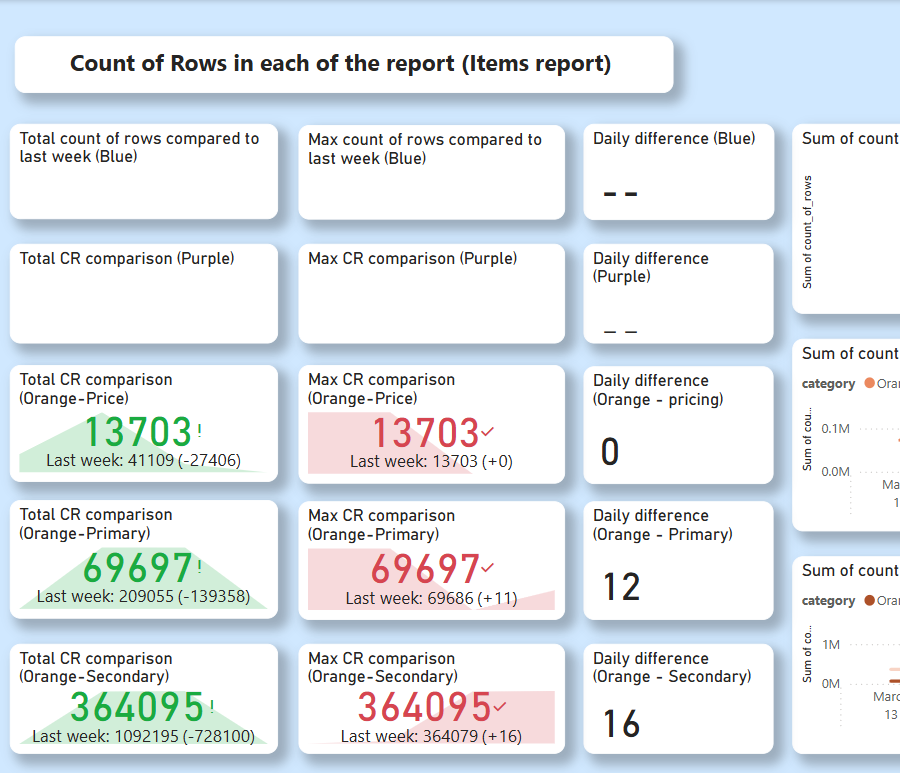
#> input picture PowerBI_SS/analysis_ss/powerbi_dashboard_20250416_161755.png, 900 x 773 px
$ python ocr_temp.py PowerBI_SS/analysis_ss/powerbi_dashboard_20250416_161755.png
#> lines starting #> are read from the running program, lines starting #| are printed output that depends on the picture; after the words box and inside, x2 and y2 are one past the last pixel; in counts of white or black regions, pixels touching at a corner belong together
#> in process_dashboard_image_enhanced, img is the input picture: shape (773, 900, 3); mean B, G, R 236.4, 231.4, 225.2
import cv2
import numpy as np
import pytesseract
import pandas as pd
import re
from PIL import Image
import matplotlib.pyplot as plt
from matplotlib.patches import Rectangle
import io
import os

def detect_grid(image):
    """
    Automatically detect grid cells in the dashboard image

    Args:
        image: OpenCV image object

    Returns:
        List of cell rectangles [x, y, w, h]
    """
    # Convert to grayscale
    gray = cv2.cvtColor(image, cv2.COLOR_BGR2GRAY)
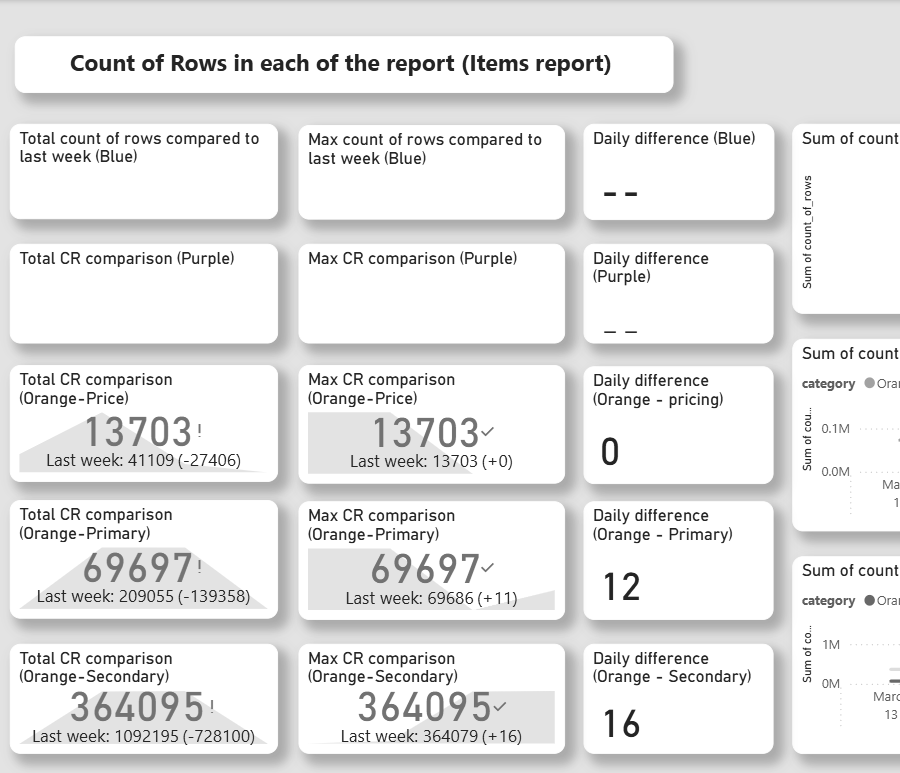
#> gray: shape (773, 900); min 36, max 255, mean 230.1

    # Apply adaptive thresholding
    thresh = cv2.adaptiveThreshold(gray, 255, cv2.ADAPTIVE_THRESH_GAUSSIAN_C,
                                  cv2.THRESH_BINARY_INV, 11, 2)
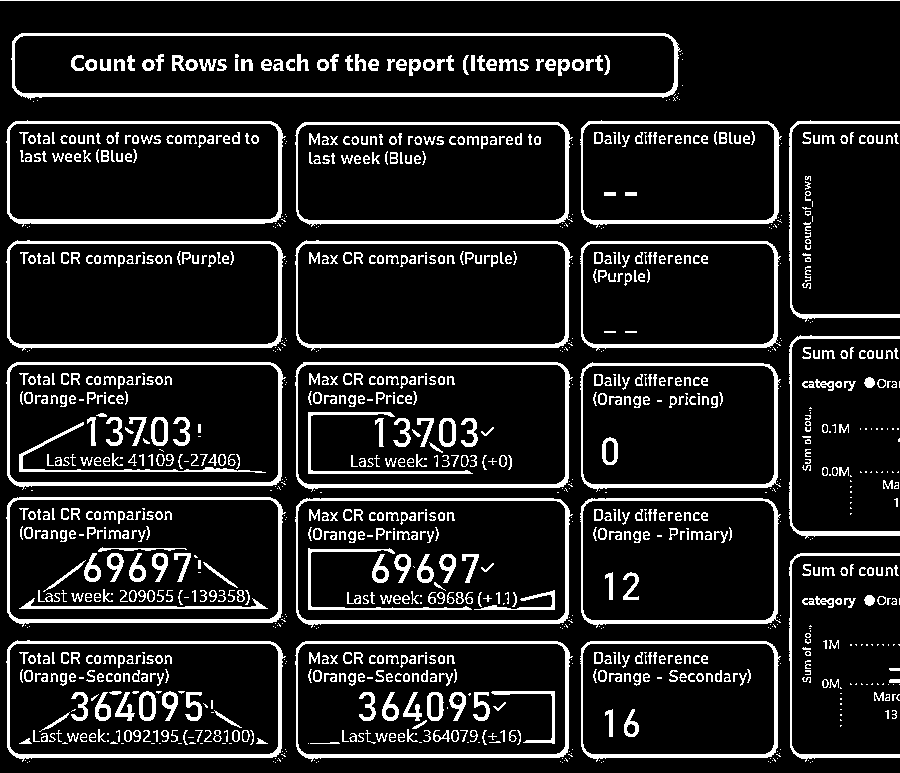
#> thresh: shape (773, 900); 12.7% white; 1162 white regions (428 under 20 px)

    # Find contours
    contours, _ = cv2.findContours(thresh, cv2.RETR_TREE, cv2.CHAIN_APPROX_SIMPLE)
#> contours = 1490 contours, 864 with area under 20; largest, box (x1, y1, x2, y2) and area: (11, 33, 682, 100) 41774, (14, 35, 675, 94) 38160, (6, 497, 286, 627) 34141, (295, 362, 573, 492) 33898, (295, 498, 573, 628) 33879

    # Filter contours by area to find the cells
    min_area = image.shape[0] * image.shape[1] / 30  # Adjust this threshold as needed
#> min_area = 23190
    max_area = image.shape[0] * image.shape[1] / 15
#> max_area = 46380

    cell_contours = []
    for cnt in contours:
        area = cv2.contourArea(cnt)
        if min_area < area < max_area:
            x, y, w, h = cv2.boundingRect(cnt)
            cell_contours.append([x, y, w, h])
#> this loop made 1490 passes
#> (area, x, y, w, h) on passes 149, 150, 248, 249, 455, 503, 504, 595, 596, 797, 847, 848: (31453.5, 295, 641, 278, 121), (29632.5, 297, 643, 269, 112), (31686.5, 6, 640, 280, 122), (29760, 9, 643, 270, 112), (24359, 580, 498, 201, 130), (33879, 295, 498, 278, 130), (32037, 297, 500, 269, 121), (34141, 6, 497, 280, 130), (32172.5, 9, 499, 270, 121), (24172.5, 580, 362, 201, 130), (33898, 295, 362, 278, 130), (32036.5, 297, 364, 269, 121)
#> area on pass 57: 22
#> after the loop, cell_contours = 24 items, first 6: [295, 641, 278, 121], [297, 643, 269, 112], [6, 640, 280, 122], [9, 643, 270, 112], [580, 498, 201, 130], [295, 498, 278, 130]

    # Sort contours by position (top-to-bottom, left-to-right)
    cell_contours.sort(key=lambda x: (x[1], x[0]))

    return cell_contours

def extract_text_from_cell(image, cell):
    """
    Extract text from a single cell using OCR

    Args:
        image: Full dashboard image
        cell: Cell coordinates [x, y, w, h]

    Returns:
        Extracted text from the cell
    """
    x, y, w, h = cell
    cell_img = image[y:y+h, x:x+w]

    # Preprocess for better OCR
    gray = cv2.cvtColor(cell_img, cv2.COLOR_BGR2GRAY)
    _, thresh = cv2.threshold(gray, 150, 255, cv2.THRESH_BINARY)

    # Use Tesseract for OCR
    text = pytesseract.image_to_string(thresh)
    return text

# [121 lines left out: functions extract_cell_color, extract_main_number, extract_comparison_values, extract_trend_indicator, not called in this run]

def process_dashboard_image_enhanced(image_path):
    """
    Process dashboard image using automatic grid detection

    Args:
        image_path: Path to dashboard image

    Returns:
        Structured data from the dashboard
    """
    # Load image
    if isinstance(image_path, str):
        img = cv2.imread(image_path)
    else:
        # Handle case where image is already loaded
        img = image_path

    if img is None:
        raise ValueError("Could not load image")

    # Detect grid cells
    cells = detect_grid(img)
#> cells = 24 items, first 6: [11, 33, 671, 67], [14, 35, 661, 59], [6, 120, 280, 107], [295, 122, 278, 105], [9, 123, 270, 97], [297, 124, 269, 97]

    # If automatic detection fails, fall back to fixed grid
    if len(cells) < 15:  # We expect at least 15 cells
        height, width, _ = img.shape
        num_rows, num_cols = 5, 4
        cell_height = height // num_rows
        cell_width = width // num_cols

        cells = []
        for row in range(num_rows):
            for col in range(num_cols):
                x = col * cell_width
                y = row * cell_height
                cells.append([x, y, cell_width, cell_height])

    # Categories and comparison types
    categories = ["Blue", "Purple", "Orange-Price", "Orange-Primary", "Orange-Secondary"]
    comparison_types = [
        "LW vs 2nd LW",
        "Total CR comparison",
        "Max CR comparison",
        "Daily difference"
    ]

    # Process each cell
    dashboard_data = []

    # Visualize the cells
    img_rgb = cv2.cvtColor(img, cv2.COLOR_BGR2RGB)
    plt.figure(figsize=(15, 10))
    plt.imshow(img_rgb)

    cell_index = 0
    for i, cell in enumerate(cells):
        if i >= len(categories) * len(comparison_types):
            break

        x, y, w, h = cell

        # Draw rectangle around cell
        plt.gca().add_patch(Rectangle((x, y), w, h, linewidth=1, edgecolor='r', facecolor='none'))

        # Extract information from cell
        cell_text = extract_text_from_cell(img, cell)
        cell_color = extract_cell_color(img, cell)

        # Determine category and comparison type
        category_idx = i // len(comparison_types)
        comp_type_idx = i % len(comparison_types)

        if category_idx < len(categories) and comp_type_idx < len(comparison_types):
            category = categories[category_idx]
            comp_type = comparison_types[comp_type_idx]

            # Extract main number
            main_number = extract_main_number(cell_text)

            # Extract comparison values
            comparison_values = extract_comparison_values(cell_text)

            # Determine trend
            trend = extract_trend_indicator(cell_text, cell_color)

            # Add to dataset
            dashboard_data.append({
                'Category': category,
                'Comparison Type': comp_type,
                'Main Value': main_number,
                'Comparison Values': comparison_values,
                'Trend': trend,
                'Color': cell_color,
                'Raw Text': cell_text
            })

            # Annotate cell with index
            plt.text(x + w/2, y + h/2, str(cell_index),
                     color='white', fontsize=12,
                     ha='center', va='center',
                     bbox=dict(facecolor='black', alpha=0.5))
            cell_index += 1
#> this loop made 1 pass
#> pass 1, in extract_text_from_cell, `cell_img = image[y:y+h, x:x+w]`:
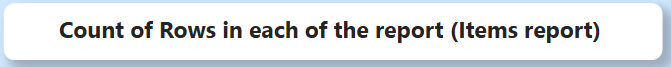
#> cell_img: shape (67, 671, 3); mean B, G, R 230.9, 227.8, 224.6
#> pass 1, in extract_text_from_cell, `gray = cv2.cvtColor(cell_img, cv2.COLOR_BGR2GRAY)`:
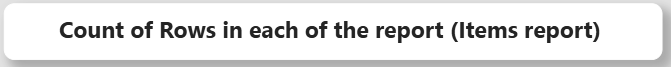
#> gray: shape (67, 671); min 36, max 255, mean 227.2
#> pass 1, in extract_text_from_cell, `_, thresh = cv2.threshold(gray, 150, 255, cv2.THRESH_BINARY)`:
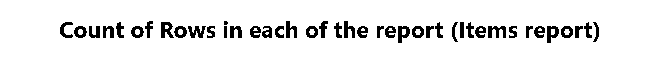
#> thresh: shape (67, 671); 92.2% white; 42 black regions (1 under 20 px), largest, box (x1, y1, x2, y2) and area: (488, 26, 506, 38) 138, (161, 22, 174, 38) 137, (188, 26, 206, 38) 127
#> after the loop, cell_index = 0; dashboard_data = []

    # Save visualization
    plt.tight_layout()
    plt.savefig('grid_detection.png')
    plt.close()

    # Convert to DataFrame
    df = pd.DataFrame(dashboard_data)

    # Create pivot tables
    main_values = df.pivot(index='Category', columns='Comparison Type', values='Main Value')
    trends = df.pivot(index='Category', columns='Comparison Type', values='Trend')
    colors = df.pivot(index='Category', columns='Comparison Type', values='Color')

    # Create a comprehensive table
    detailed_data = []
    for _, row in df.iterrows():
        comparison_dict = row['Comparison Values']

        # Format comparison info
        comparison_info = []
        for key, value in comparison_dict.items():
            comparison_info.append(f"{key}: {value}")

        detailed_data.append({
            'Category': row['Category'],
            'Comparison Type': row['Comparison Type'],
            'Main Value': row['Main Value'],
            'Trend': row['Trend'],
            'Status': 'Concern' if row['Color'] == 'red' else 'Good' if row['Color'] == 'green' else 'Neutral',
            'Comparison Details': '; '.join(comparison_info) if comparison_info else 'N/A'
        })

    detailed_df = pd.DataFrame(detailed_data)

    return {
        'main_values': main_values,
        'trends': trends,
        'colors': colors,
        'raw_data': df,
        'detailed_analysis': detailed_df
    }

# [38 lines left out: function format_dashboard_output, not called in this run]

def analyze_dashboard_image(image_path):
    """
    Complete analysis pipeline for dashboard image

    Args:
        image_path: Path to dashboard image

    Returns:
        Tuple of (raw results, formatted results)
    """
    # Process image
    results = process_dashboard_image_enhanced(image_path)

    # Format output
    formatted = format_dashboard_output(results)

    # Print summary
    print("=== DASHBOARD ANALYSIS SUMMARY ===")
    print(formatted['summary'])

    print("\n=== DETAILED ANALYSIS ===")
    print(formatted['detailed'].to_string())

    return results, formatted

# Example usage
if __name__ == "__main__":
    import sys
    if len(sys.argv) > 1:
        image_path = sys.argv[1]
#> (the run stopped early here; a loop or call above may not have finished)

$ run again, on PowerBI_SS/analysis_ss/powerbi_dashboard_20250416_162118.png
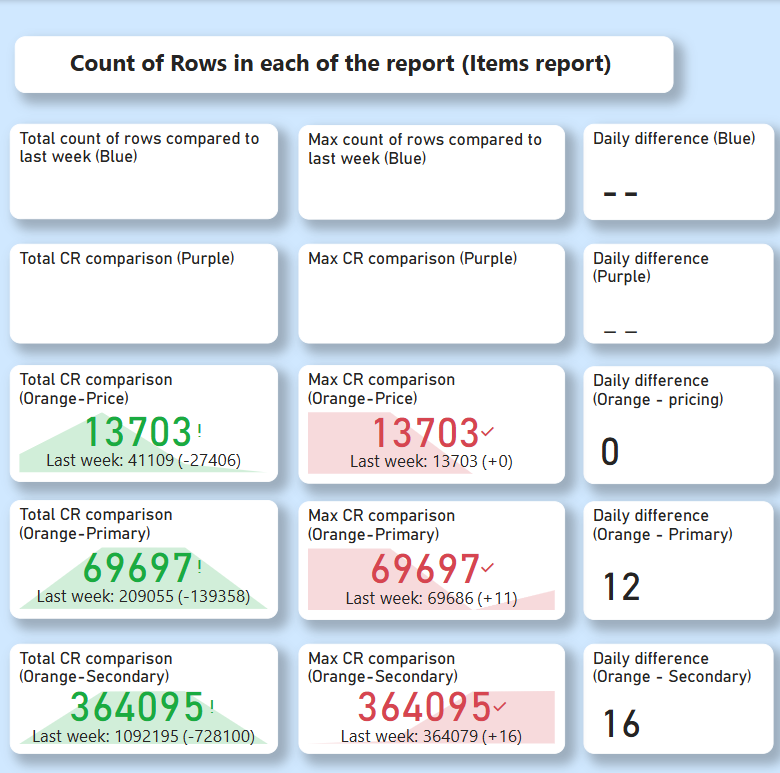
#> input picture PowerBI_SS/analysis_ss/powerbi_dashboard_20250416_162118.png, 780 x 773 px
#> in process_dashboard_image_enhanced, img is the input picture: shape (773, 780, 3); mean B, G, R 235.2, 230.5, 224.4
#> in detect_grid, `thresh = cv2.adaptiveThreshold(gray, 255, cv2.ADAPTIVE_THRESH_GAUSSIAN..`:
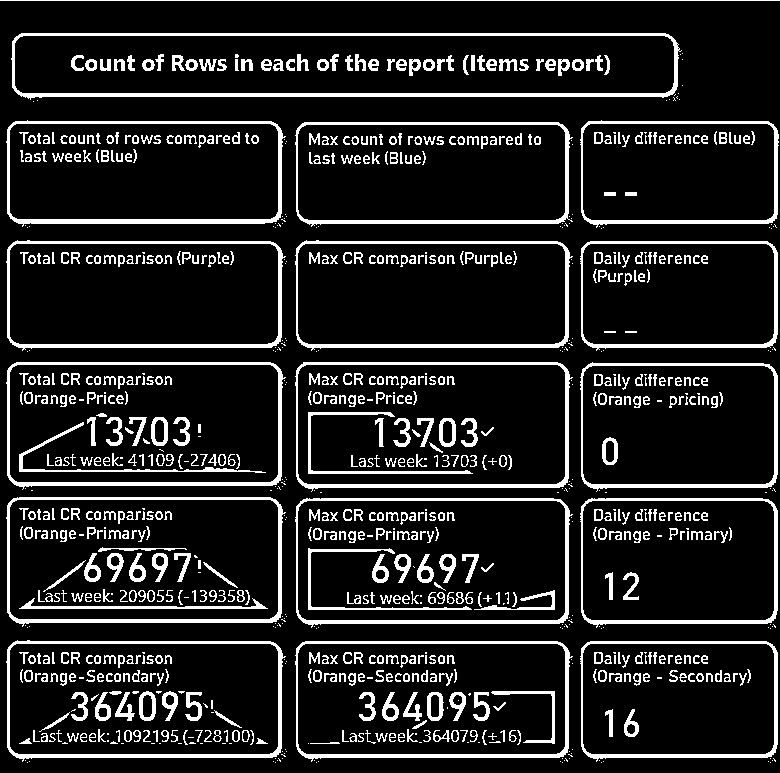
#> thresh: shape (773, 780); 13.4% white; 962 white regions (306 under 20 px)
#> contours = 1255 contours, 684 with area under 20; largest, box (x1, y1, x2, y2) and area: (11, 33, 682, 100) 41774, (14, 35, 675, 94) 38160, (6, 497, 286, 627) 34141, (295, 362, 573, 492) 33898, (295, 498, 573, 628) 33879
#> the loop in detect_grid, `for cnt in contours:` made 1255 passes
#> (area, x, y, w, h) on passes 41, 42, 94, 95, 191, 192, 352, 353: (22604.5, 580, 641, 198, 121), (21188, 582, 643, 193, 112), (31453.5, 295, 641, 278, 121), (29632.5, 297, 643, 269, 112), (31686.5, 6, 640, 280, 122), (29760, 9, 643, 270, 112), (24349, 580, 498, 198, 130), (22904, 582, 500, 193, 121)
#> after the loop in detect_grid, `for cnt in contours:`: cell_contours = 28 items, first 6: [580, 641, 198, 121], [582, 643, 193, 112], [295, 641, 278, 121], [297, 643, 269, 112], [6, 640, 280, 122], [9, 643, 270, 112]
#> cells = 28 items, first 6: [14, 35, 661, 59], [6, 120, 280, 107], [295, 122, 278, 105], [9, 123, 270, 97], [297, 124, 269, 97], [6, 240, 280, 111]
#> the loop in process_dashboard_image_enhanced, `for i, cell in enumerate(cells):` made 1 pass
#> pass 1, in extract_text_from_cell, `_, thresh = cv2.threshold(gray, 150, 255, cv2.THRESH_BINARY)`:
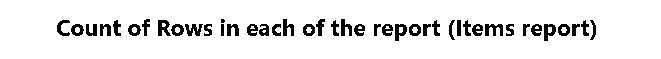
#> thresh: shape (59, 661); 91% white; 42 black regions (1 under 20 px), largest, box (x1, y1, x2, y2) and area: (485, 24, 503, 36) 138, (158, 20, 171, 36) 137, (185, 24, 203, 36) 127
#> after the loop in process_dashboard_image_enhanced, `for i, cell in enumerate(cells):`: cell_index = 0; dashboard_data = []

$ run again, on PowerBI_SS/analysis_ss/powerbi_dashboard_20250416_201717.png
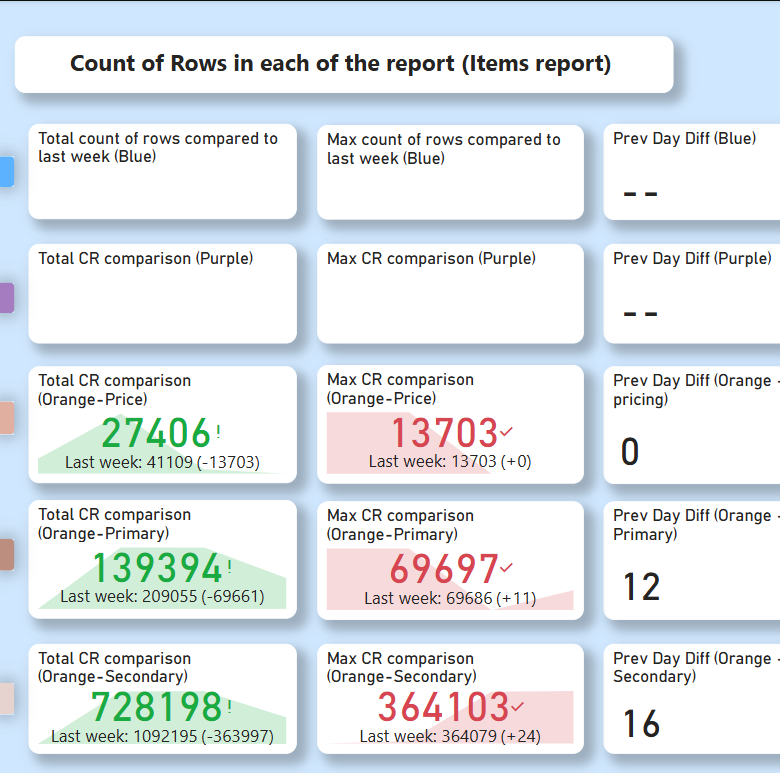
#> input picture PowerBI_SS/analysis_ss/powerbi_dashboard_20250416_201717.png, 780 x 773 px
#> in process_dashboard_image_enhanced, img is the input picture: shape (773, 780, 3); mean B, G, R 234.9, 230.1, 223.7
#> in detect_grid, `thresh = cv2.adaptiveThreshold(gray, 255, cv2.ADAPTIVE_THRESH_GAUSSIAN..`:
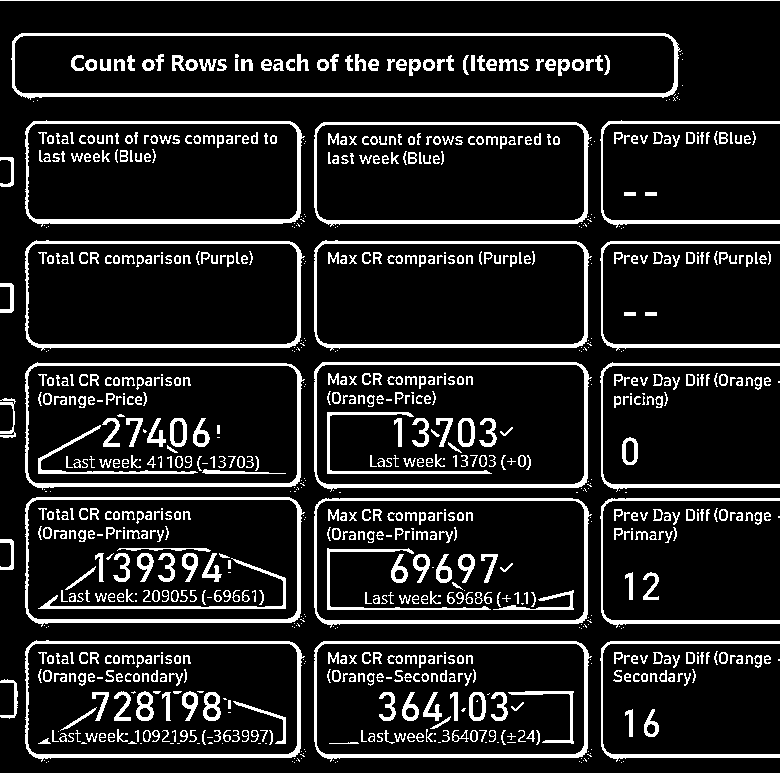
#> thresh: shape (773, 780); 13.1% white; 926 white regions (278 under 20 px)
#> contours = 1206 contours, 632 with area under 20; largest, box (x1, y1, x2, y2) and area: (11, 33, 682, 100) 41774, (14, 35, 675, 94) 38160, (25, 497, 305, 627) 34187, (314, 362, 592, 492) 33991, (314, 498, 592, 628) 33967
#> the loop in detect_grid, `for cnt in contours:` made 1206 passes
#> (area, x, y, w, h) on passes 84, 85, 182, 183, 378, 379, 468, 469: (31534.5, 314, 641, 278, 121), (29632, 316, 643, 269, 112), (31725, 25, 640, 280, 122), (29813, 27, 643, 271, 112), (33967, 314, 498, 278, 130), (32040, 316, 500, 269, 121), (34187, 25, 497, 280, 130), (32235.5, 27, 499, 271, 121)
#> after the loop in detect_grid, `for cnt in contours:`: cell_contours = 21 items, first 6: [314, 641, 278, 121], [316, 643, 269, 112], [25, 640, 280, 122], [27, 643, 271, 112], [314, 498, 278, 130], [316, 500, 269, 121]
#> cells = 21 items, first 6: [14, 35, 661, 59], [25, 120, 280, 107], [314, 122, 278, 105], [27, 123, 271, 97], [316, 124, 269, 97], [25, 240, 280, 111]
#> the loop in process_dashboard_image_enhanced, `for i, cell in enumerate(cells):` made 1 pass
#> pass 1, in extract_text_from_cell, `_, thresh = cv2.threshold(gray, 150, 255, cv2.THRESH_BINARY)`:
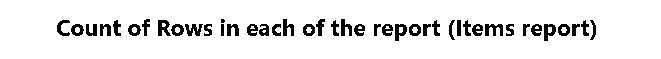
#> thresh: shape (59, 661); 91% white; 42 black regions (1 under 20 px), largest, box (x1, y1, x2, y2) and area: (485, 24, 503, 36) 138, (158, 20, 171, 36) 137, (185, 24, 203, 36) 127
#> after the loop in process_dashboard_image_enhanced, `for i, cell in enumerate(cells):`: cell_index = 0; dashboard_data = []
